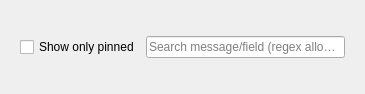
<?xml version="1.0" encoding="UTF-8"?>
<ui version="4.0">
 <class>Form</class>
 <widget class="QWidget" name="Form">
  <property name="geometry">
   <rect>
    <x>0</x>
    <y>0</y>
    <width>365</width>
    <height>94</height>
   </rect>
  </property>
  <property name="windowTitle">
   <string>Form</string>
  </property>
  <layout class="QHBoxLayout" name="horizontalLayout_2">
   <item>
    <widget class="QFrame" name="filterFrame">
     <layout class="QHBoxLayout" name="horizontalLayout">
      <item>
       <widget class="QCheckBox" name="pinCheckBox">
        <property name="text">
         <string>Show only pinned</string>
        </property>
       </widget>
      </item>
      <item>
       <widget class="QLineEdit" name="filterLineEdit">
        <property name="text">
         <string/>
        </property>
        <property name="readOnly">
         <bool>false</bool>
        </property>
        <property name="placeholderText">
         <string>Search message/field (regex allowed)</string>
        </property>
        <property name="clearButtonEnabled">
         <bool>true</bool>
        </property>
       </widget>
      </item>
     </layout>
    </widget>
   </item>
  </layout>
 </widget>
 <resources/>
 <connections/>
</ui>
